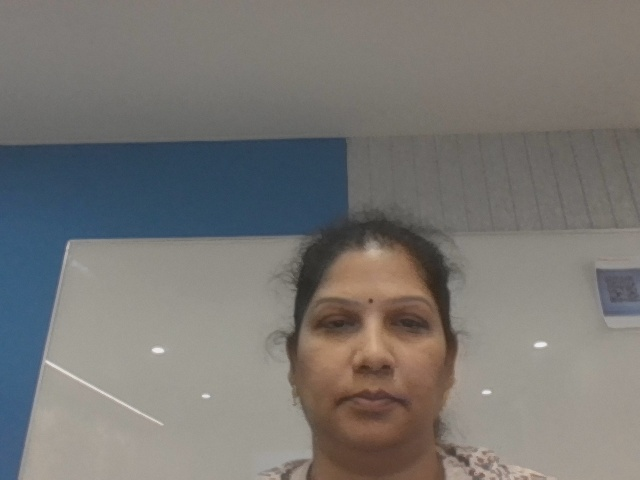
#> input picture Day 18/motion_20260819_112021.jpg, 640 x 480 px, given in place of the camera
$ jupyter execute '6.video effects - Real time web.ipynb'
#> lines starting #> are read from the running program, lines starting #| are printed output that depends on the picture; after the words box and inside, x2 and y2 are one past the last pixel; in counts of white or black regions, pixels touching at a corner belong together
[cell 1]
# Cartooooooonn
import cv2
cap = cv2.VideoCapture(0)

while True:
    ret, frame = cap.read()
#> frame is the input picture: shape (480, 640, 3); mean B, G, R 115.1, 118.4, 120.8
    if not ret:
        break
    color = cv2.bilateralFilter(frame, 9, 75,75)
    gray = cv2.cvtColor(frame, cv2.COLOR_BGR2GRAY)
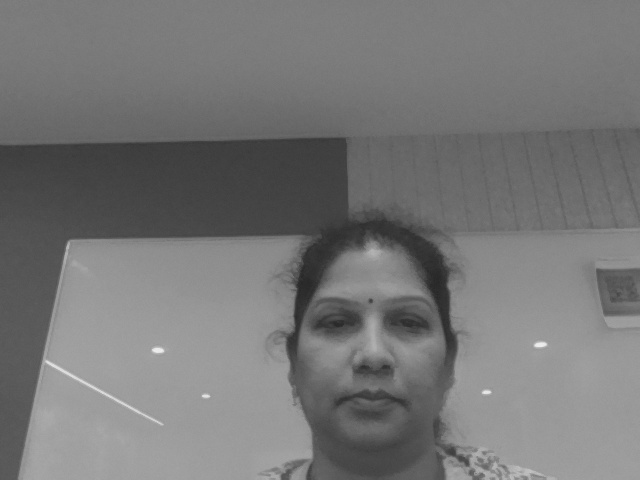
#> gray: shape (480, 640); min 38, max 238, mean 118.8
    gray = cv2.medianBlur(gray, 7)
    edges = cv2.adaptiveThreshold(gray, 255,cv2.ADAPTIVE_THRESH_MEAN_C, cv2.THRESH_BINARY, 9, 2)
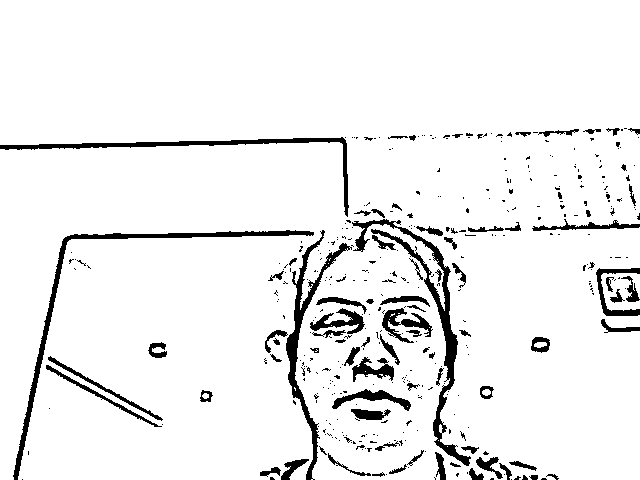
#> edges: shape (480, 640); 93.4% white; 404 black regions (318 under 20 px), largest, box (x1, y1, x2, y2) and area: (352, 219, 471, 466) 2816, (13, 230, 314, 480) 2382, (286, 230, 352, 480) 2071
    cartoon = cv2.bitwise_and(color, color, mask = edges)
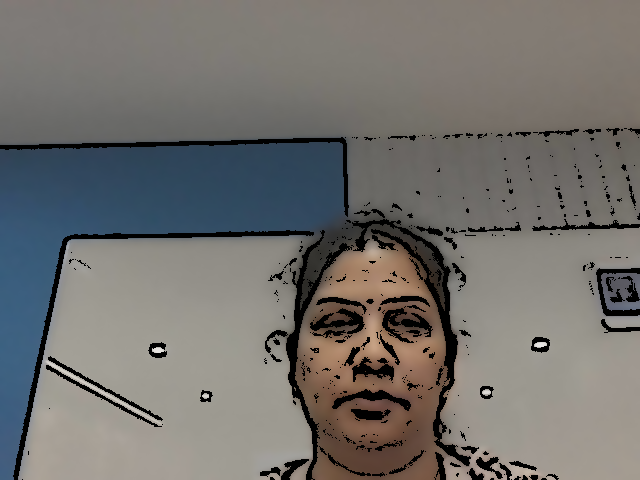
#> cartoon: shape (480, 640, 3); mean B, G, R 109.3, 112.4, 114.3

    cv2.imshow("Cartoon", cartoon)
    if cv2.waitKey(1)&0xFF ==27:
#> (key q is pressed here)
        break
cap.release()
cv2.destroyAllWindows()

[cell 2]
# Animeeee

import cv2

cap = cv2.VideoCapture(0)

while True:
    ret, frame = cap.read()

    if not ret:
        break

    # Smooth image
    smooth = frame.copy()

    for i in range(2):
        smooth = cv2.bilateralFilter(
            smooth,
            9,
            100,
            100
        )

    # Convert to grayscale
    gray = cv2.cvtColor(frame, cv2.COLOR_BGR2GRAY)

    # Reduce noise
    gray = cv2.medianBlur(gray, 5)

    # Detect edges
    edges = cv2.adaptiveThreshold(
        gray,
        255,
        cv2.ADAPTIVE_THRESH_GAUSSIAN_C,
        cv2.THRESH_BINARY,
        9,
        5
    )
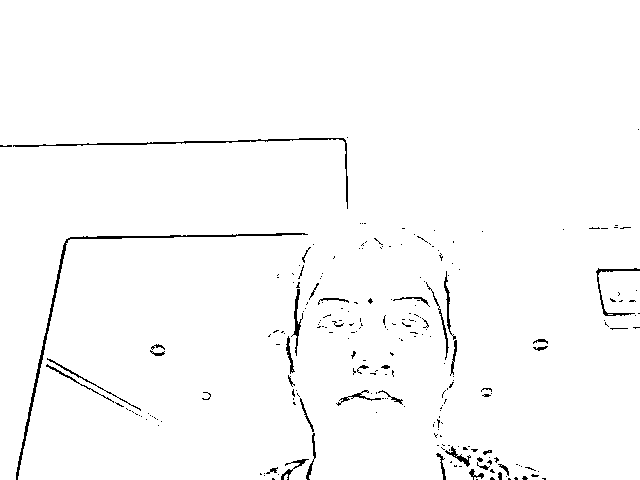
#> edges: shape (480, 640); 98.2% white; black in thin lines or dots, all inside (x1, y1, x2, y2) = (0, 129, 640, 480)

    # Combine
    cartoon = cv2.bitwise_and(
        smooth,
        smooth,
        mask=edges
    )
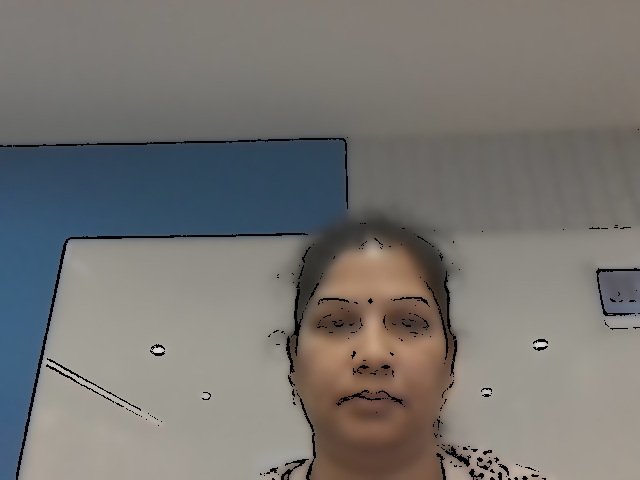
#> cartoon: shape (480, 640, 3); mean B, G, R 113.3, 116.6, 119

    cv2.imshow("Realtime Cartoon", cartoon)

    if cv2.waitKey(1) & 0xFF == ord("q"):
#> (key q is pressed here)
        break

cap.release()
cv2.destroyAllWindows()

[cell 3]
import cv2

cap = cv2.VideoCapture(0)

face_cascade = cv2.CascadeClassifier(
    cv2.data.haarcascades + "haarcascade_frontalface_default.xml"
)

while True:
    ret, frame = cap.read()

    if not ret:
        break

    # Flip camera like a mirror
    frame = cv2.flip(frame, 1)
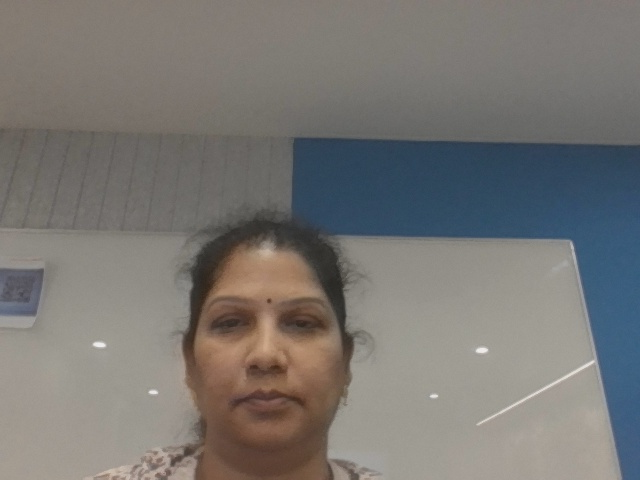
#> frame: shape (480, 640, 3); mean B, G, R 115.1, 118.4, 120.8

    # Cartoon effect
    color = cv2.bilateralFilter(frame, 9, 100, 100)

    gray = cv2.cvtColor(frame, cv2.COLOR_BGR2GRAY)
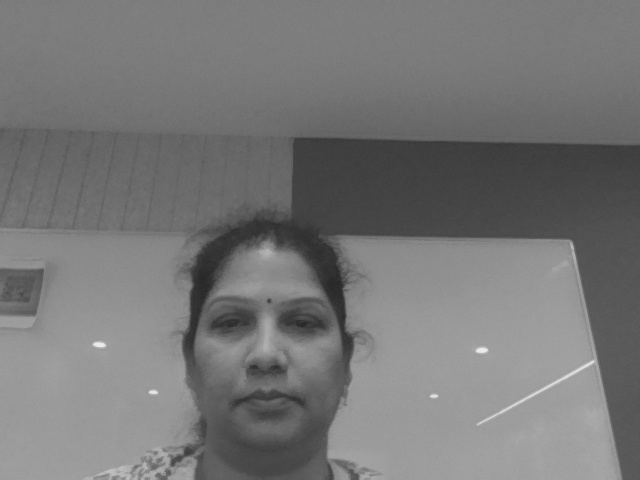
#> gray: shape (480, 640); min 38, max 238, mean 118.8
    gray = cv2.medianBlur(gray, 5)

    edges = cv2.adaptiveThreshold(
        gray,
        255,
        cv2.ADAPTIVE_THRESH_GAUSSIAN_C,
        cv2.THRESH_BINARY,
        9,
        3
    )
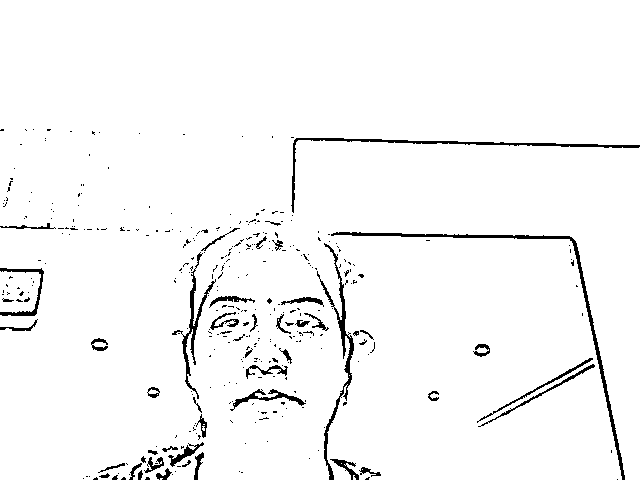
#> edges: shape (480, 640); 96.7% white; 355 black regions (306 under 20 px), largest, box (x1, y1, x2, y2) and area: (331, 232, 625, 480) 1584, (291, 138, 640, 213) 1099, (317, 243, 354, 480) 1058

    cartoon = cv2.bitwise_and(color, color, mask=edges)
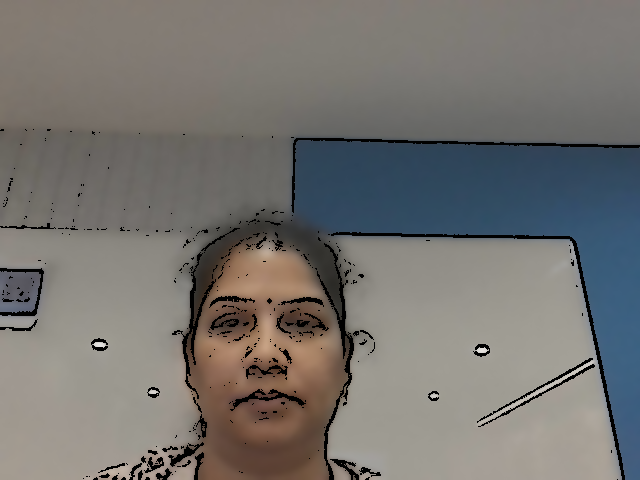
#> cartoon: shape (480, 640, 3); mean B, G, R 112, 115.2, 117.5

    # Detect face
    faces = face_cascade.detectMultiScale(
        gray,
        scaleFactor=1.1,
        minNeighbors=5,
        minSize=(100, 100)
    )
#> faces = [[171, 248, 191, 191]]

    for (x, y, w, h) in faces:

        # Avatar border
        cv2.ellipse(
            cartoon,
            (x + w // 2, y + h // 2),
            (w // 2, h // 2),
            0,
            0,
            360,
            (0, 255, 255),
            3
        )

        # Avatar label
        cv2.putText(
            cartoon,
            "AVATAR",
            (x, y - 10),
            cv2.FONT_HERSHEY_SIMPLEX,
            0.8,
            (0, 255, 255),
            2
        )
#> this loop made 1 pass
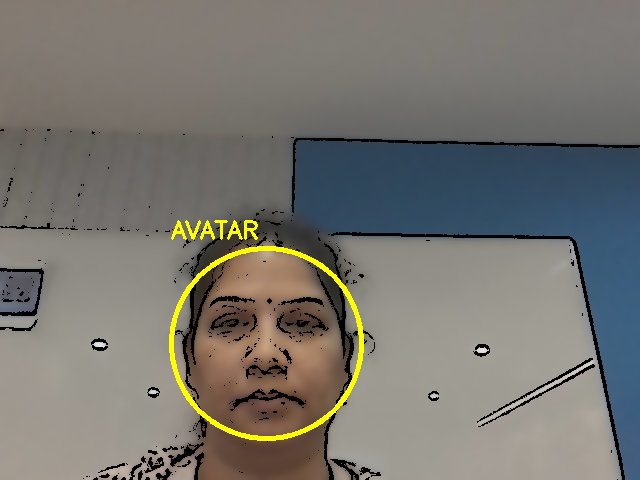
#> cartoon: shape (480, 640, 3); 1.2% of pixels changed, all inside (x1, y1, x2, y2) = (169, 220, 364, 441)

    cv2.imshow("My Cartoon Avatar", cartoon)

    # Press Q to exit
    if cv2.waitKey(1) & 0xFF == ord("q"):
#> (key q is pressed here)
        break

cap.release()
cv2.destroyAllWindows()

$ run again, on Day 18/motion_20260819_112030.jpg
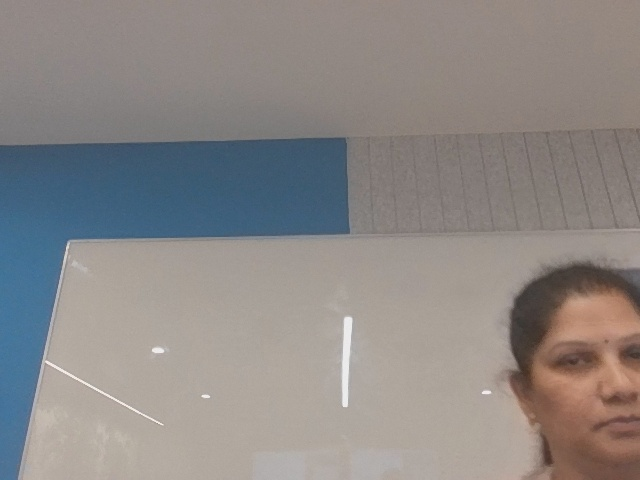
#> input picture Day 18/motion_20260819_112030.jpg, 640 x 480 px, given in place of the camera
#> frame is the input picture: shape (480, 640, 3); mean B, G, R 134.2, 136.3, 140.9
#> `cartoon = cv2.bitwise_and(color, color, mask=edges)`:
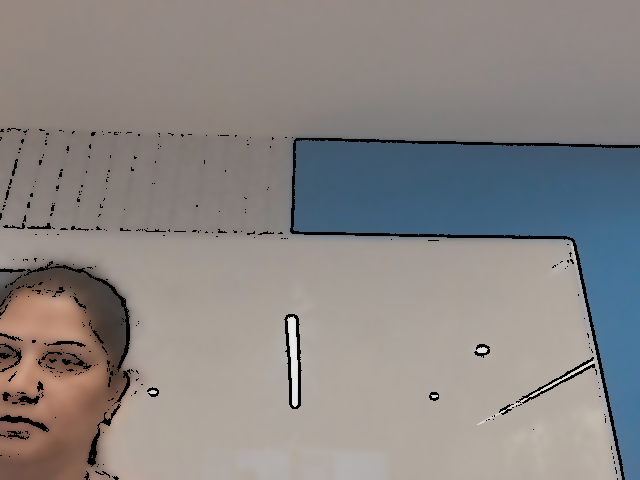
#> cartoon: shape (480, 640, 3); mean B, G, R 131.3, 133.4, 137.9
#> faces = ()
